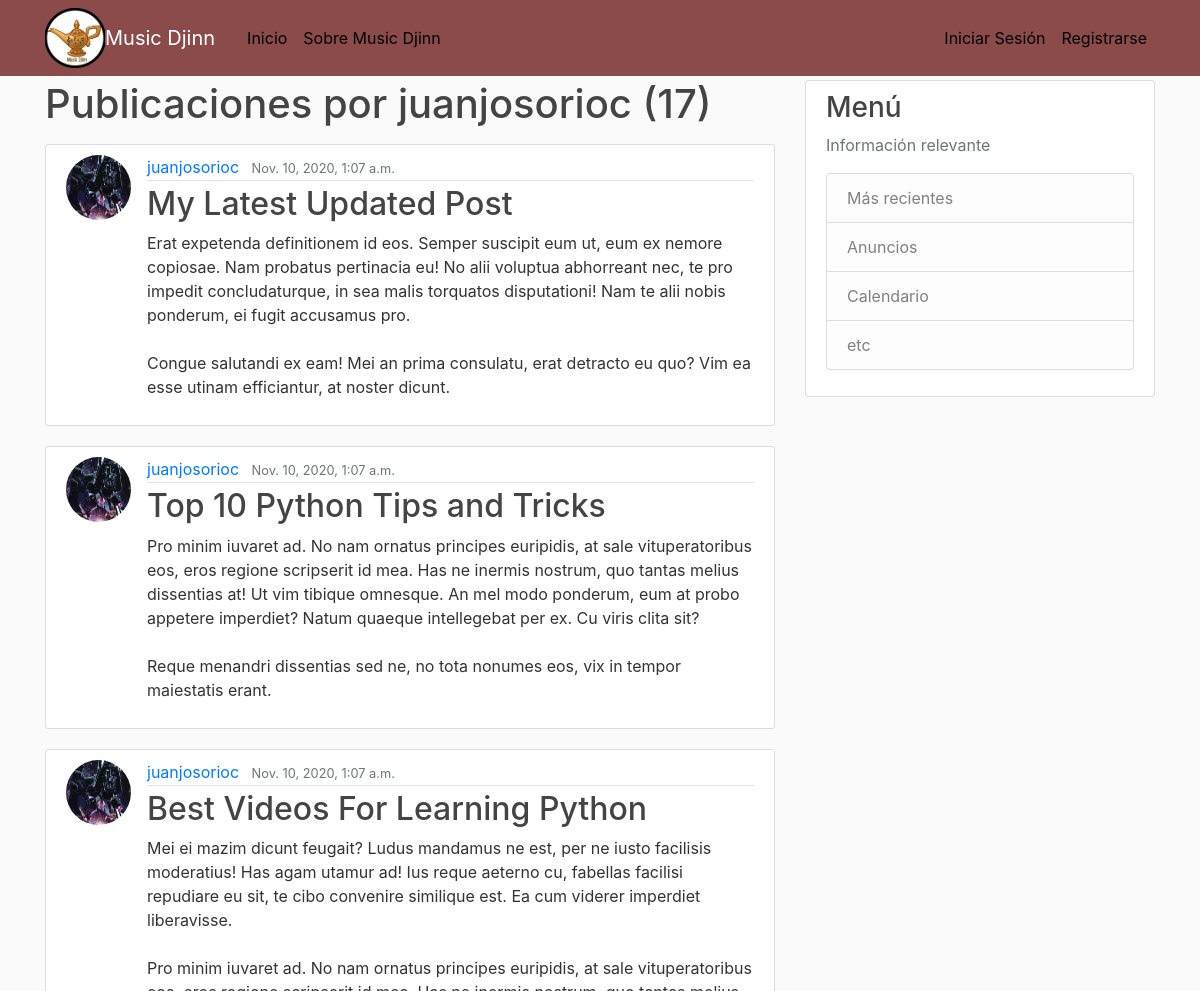
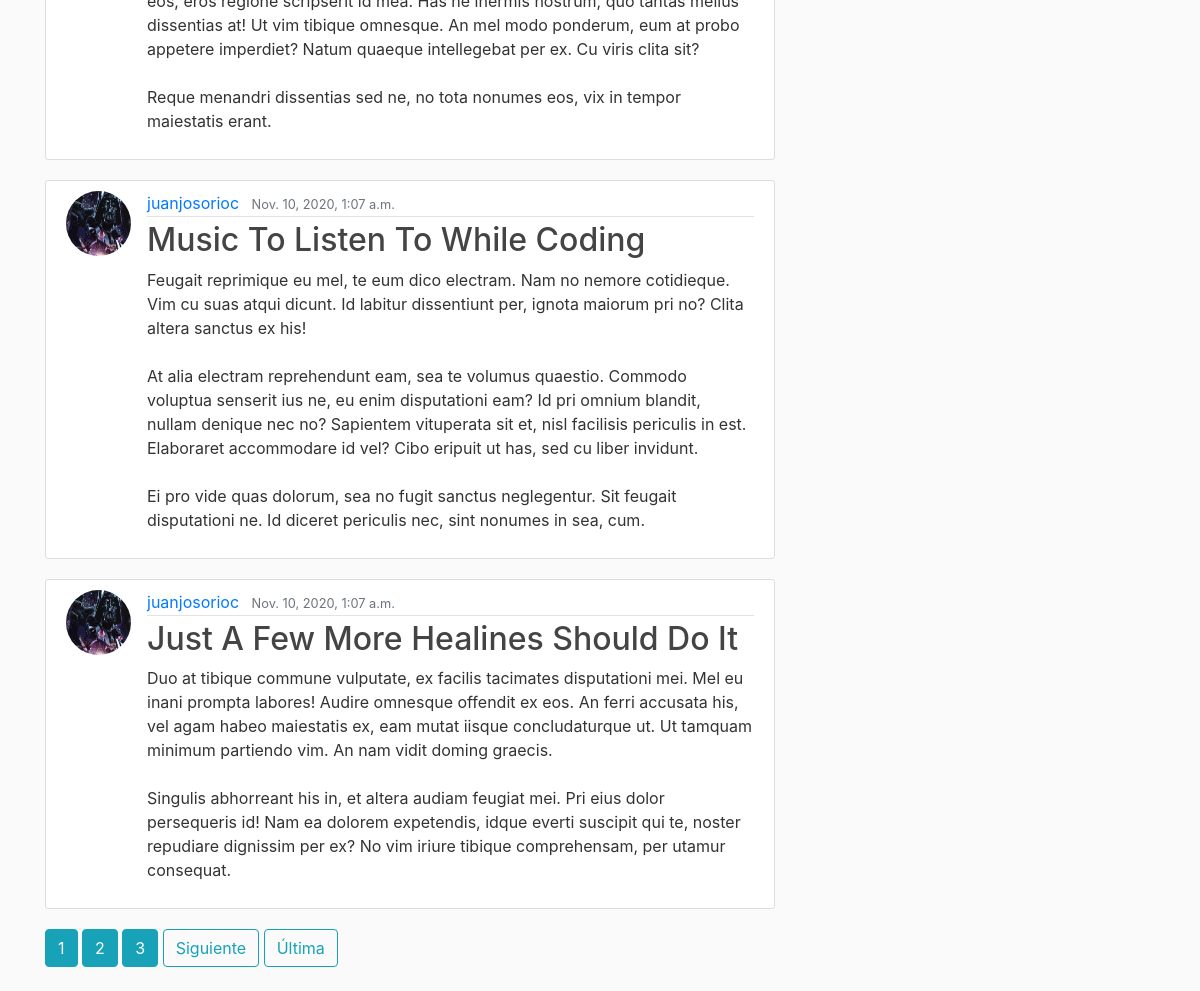
The page /user/juanjosorioc on the database as committed earlier (2 pictures, top to bottom).
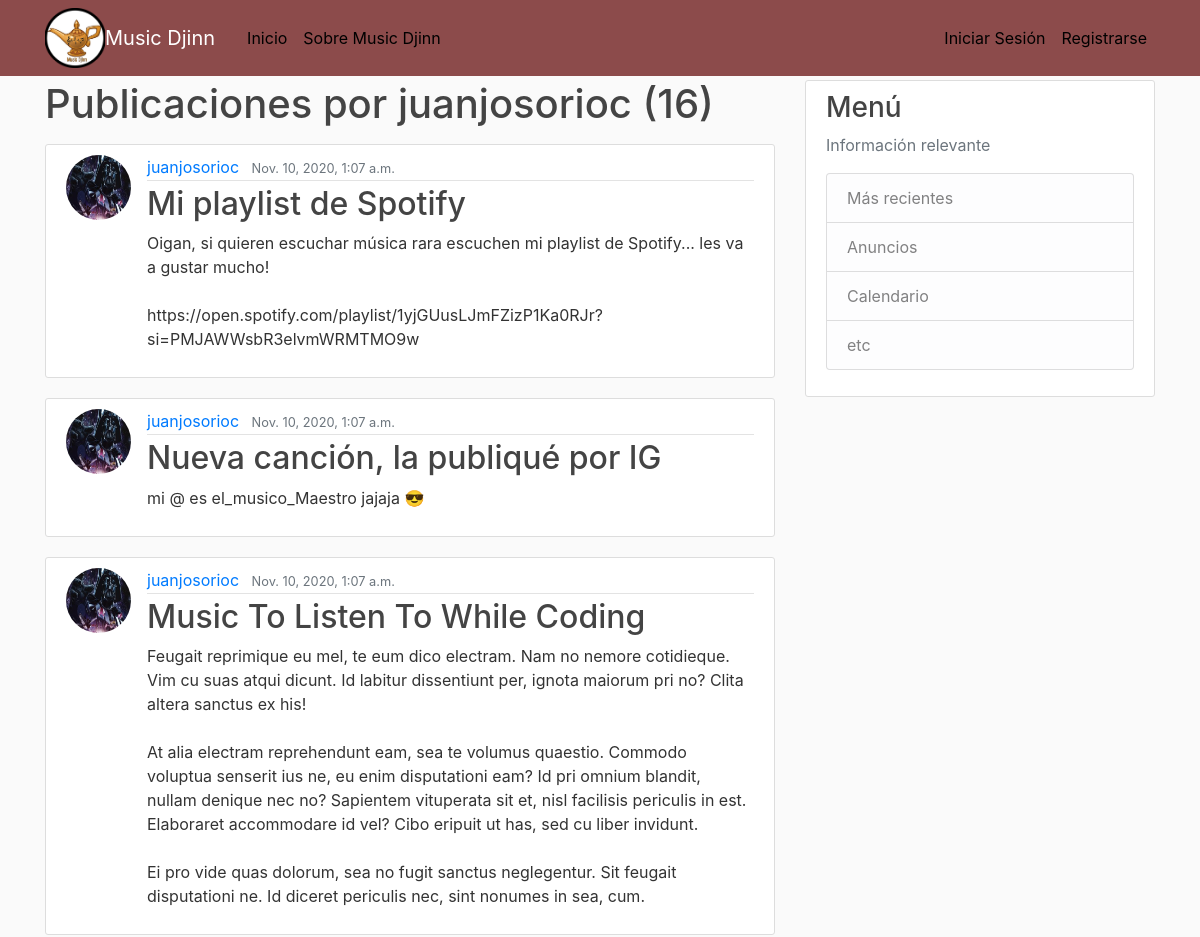
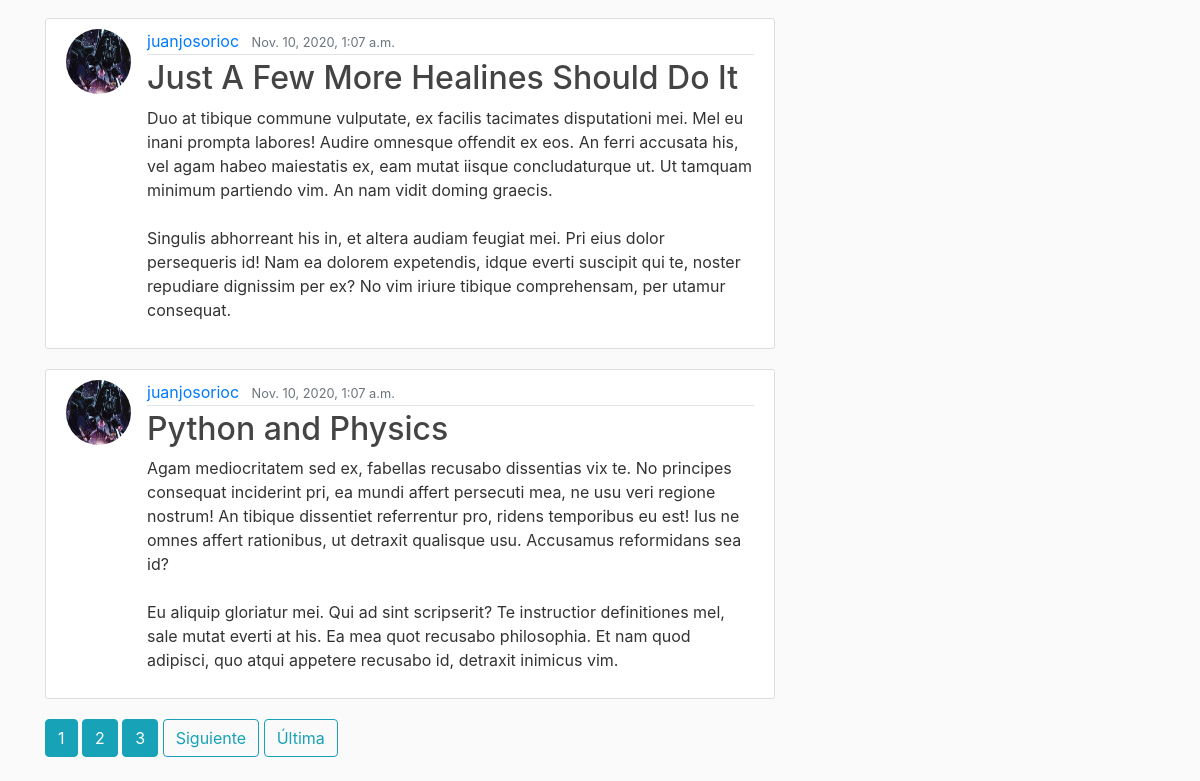
The same page on the database as committed later (2 pictures, top to bottom).
### blog/models.py (models this page shows, shortened)
class Post(models.Model):
    title = models.CharField(max_length= 100)
    content = models.TextField()
    date_posted = models.DateTimeField(default = timezone.now)
    author = models.ForeignKey(User, on_delete = models.CASCADE)
    song = models.FileField(upload_to='canciones', default="", blank= True, null=True)

### users/models.py (models this page shows, shortened)
class Profile(models.Model):
    user = models.OneToOneField(User, on_delete=models.CASCADE)
    image = models.ImageField(default='default.jpg', upload_to='profile_pics')

### blog/views.py (the view)
# urls.py: path('user/<str:username>', UserPostListView.as_view(), name = 'user-posts'),
class UserPostListView(ListView):
    model = Post
    template_name = 'blog/user_posts.html'
    context_object_name = 'posts'
    paginate_by = 5
    def get_queryset(self):
        user = get_object_or_404(User, username=self.kwargs.get('username'))
        return Post.objects.filter(author=user).order_by('-date_posted')

### blog/templates/blog/user_posts.html (shortened to what this page needs)
{% extends "blog/base.html" %}
{%block content %}
    <h1 class="mb-3">Publicaciones por {{ view.kwargs.username }} ({{ page_obj.paginator.count }})</h1>
    {% for post in posts %}
    <article class="media content-section">
      <img class="rounded-circle article-img" src="{{ post.author.profile.image.url }}">
        <div class="media-body">
          <div class="article-metadata">
            <a class="mr-2" href="{% url 'user-posts' post.author.username %}">{{ post.author }}</a>
            <small class="text-muted">{{ post.date_posted }}</small>
          </div>
          <h2><a class="article-title" href="{% url 'post-detail' post.id %}">{{ post.title }}</a></h2>
          <p class="article-content">{{ post.content }}</p>
        </div>
      </article>
    {% endfor %}
    {% if is_paginated %}
      {% for num in page_obj.paginator.page_range %}
        {% if page_obj.number == num %}
          <a class="btn btn-info mb-4" href="?page={{ num }}">{{ num }}</a>
        {% elif num > page_obj.number|add:'-3' and num < page_obj.number|add:'3' %}
          <a class="btn btn-info mb-4" href="?page={{ num }}">{{ num }}</a>
        {% endif %}
      {% endfor %}
      {% if page_obj.has_next %}
        <a class="btn btn-outline-info mb-4" href="?page={{ page_obj.next_page_number }}">Siguiente</a>
        <a class="btn btn-outline-info mb-4" href="?page={{ page_obj.paginator.num_pages }}">Última</a>
      {% endif %}
    {% endif %}
{% endblock content%}

Rows that differ between the two databases and show on the page:
removed Post: author.profile.image (picture), author "juanjosorioc", date_posted "Nov. 10, 2020, 1:07 a.m.", title "Best Videos For Learning Python", content "Mei ei mazim dicunt feugait? Ludus mandamus ne est, per ne iusto facilisis moderatius! Has agam utamur ad! Ius reque aeterno cu, fabellas facilisi repudiare eu sit, te cibo convenire similique est. Ea cum viderer imperdiet liberavisse. Pro minim iuvaret ad. No nam ornatus principes euripidis, at sale vituperatoribus eos, eros regione scripserit id mea. Has ne inermis nostrum, quo tantas melius dissentias at! Ut vim tibique omnesque. An mel modo ponderum, eum at probo appetere imperdiet? Natum quaeque intellegebat per ex. Cu viris clita sit? Reque menandri dissentias sed ne, no tota nonumes eos, vix in tempor maiestatis erant."
changed Post: title "My Latest Updated Post" → "Mi playlist de Spotify"; content "Erat expetenda definitionem id eos. Semper suscipit eum ut, eum ex nemore copiosae. Nam probatus pertinacia eu! No alii voluptua abhorreant nec, te pro impedit concludaturque, in sea malis torquatos disputationi! Nam te alii nobis ponderum, ei fugit accusamus pro. Congue salutandi ex eam! Mei an prima consulatu, erat detracto eu quo? Vim ea esse utinam efficiantur, at noster dicunt." → "Oigan, si quieren escuchar música rara escuchen mi playlist de Spotify... les va a gustar mucho! https://open.spotify.com/playlist/1yjGUusLJmFZizP1Ka0RJr?si=PMJAWWsbR3elvmWRMTMO9w"
changed Post: title "Top 10 Python Tips and Tricks" → "Nueva canción, la publiqué por IG"; content "Pro minim iuvaret ad. No nam ornatus principes euripidis, at sale vituperatoribus eos, eros regione scripserit id mea. Has ne inermis nostrum, quo tantas melius dissentias at! Ut vim tibique omnesque. An mel modo ponderum, eum at probo appetere imperdiet? Natum quaeque intellegebat per ex. Cu viris clita sit? Reque menandri dissentias sed ne, no tota nonumes eos, vix in tempor maiestatis erant." → "mi @ es el_musico_Maestro jajaja 😎"
now on this page (row unchanged): Post: author.profile.image (picture), author "juanjosorioc", date_posted "Nov. 10, 2020, 1:07 a.m.", title "Python and Physics", content "Agam mediocritatem sed ex, fabellas recusabo dissentias vix te. No principes consequat inciderint pri, ea mundi affert persecuti mea, ne usu veri regione nostrum! An tibique dissentiet referrentur pro, ridens temporibus eu est! Ius ne omnes affert rationibus, ut detraxit qualisque usu. Accusamus reformidans sea id? Eu aliquip gloriatur mei. Qui ad sint scripserit? Te instructior definitiones mel, sale mutat everti at his. Ea mea quot recusabo philosophia. Et nam quod adipisci, quo atqui appetere recusabo id, detraxit inimicus vim."
Other text that changed with them:
{{ page_obj.paginator.count }}: "17" → "16"
